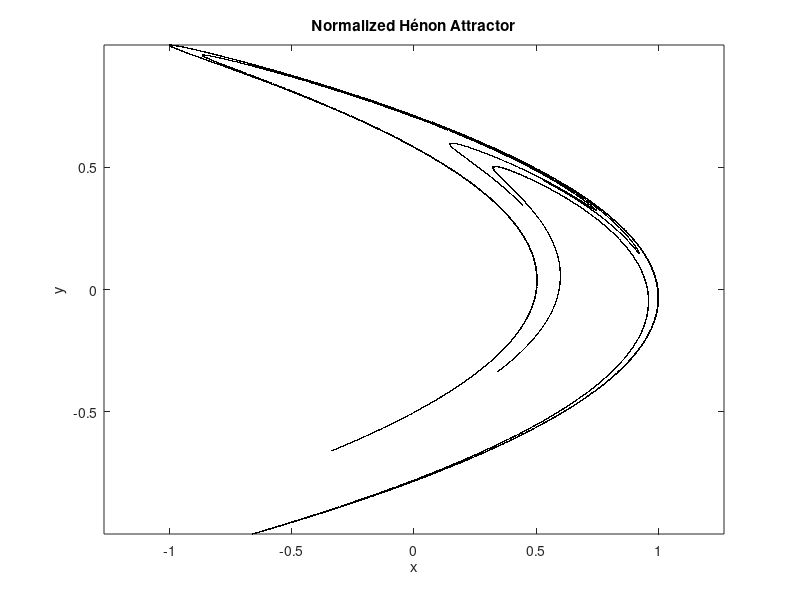

MATLAB code to generate this figure:
% Parameters
a = 1.33;
b = 0.333;
N = 44100;  % 1 second of audio at 44.1kHz
Fs = 44100; % Sampling rate

% Generate Hénon coordinates
x = zeros(1, N);
y = zeros(1, N);
x(1) = 0.1;
y(1) = 0.3;

for n = 2:N
    x(n) = 1 - a * x(n-1)^2 + y(n-1);
    y(n) = b * x(n-1);
end

% Normalize to [-1, 1]
x_norm = 2 * (x - min(x)) / (max(x) - min(x)) - 1;
y_norm = 2 * (y - min(y)) / (max(y) - min(y)) - 1;

% Combine into stereo audio
audio = [x_norm; y_norm]';  % Transpose to (N x 2)

% Play sound
sound(audio, Fs);

% Optional: save to .wav
audiowrite('henon_attractor_audio.wav', audio, Fs);

% Plot for reference
figure;
plot(x_norm, y_norm, '.k', 'MarkerSize', 1);
title('Normalized Hénon Attractor');
xlabel('x'); ylabel('y');
axis equal;